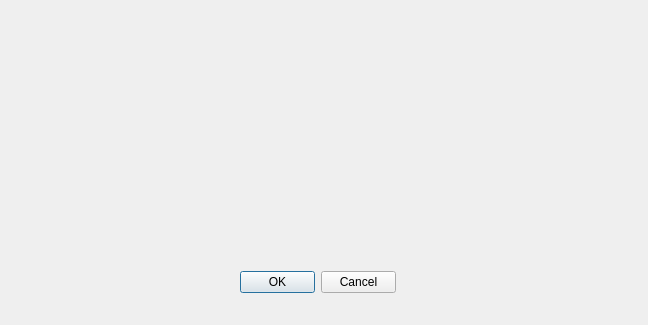
<?xml version="1.0" encoding="UTF-8"?>
<ui version="4.0">
 <class>Dialog</class>
 <widget class="QDialog" name="Dialog">
  <property name="geometry">
   <rect>
    <x>0</x>
    <y>0</y>
    <width>648</width>
    <height>325</height>
   </rect>
  </property>
  <property name="windowTitle">
   <string>Dialog</string>
  </property>
  <widget class="QDialogButtonBox" name="buttonBox">
   <property name="geometry">
    <rect>
     <x>240</x>
     <y>270</y>
     <width>156</width>
     <height>24</height>
    </rect>
   </property>
   <property name="standardButtons">
    <set>QDialogButtonBox::Cancel|QDialogButtonBox::Ok</set>
   </property>
  </widget>
 </widget>
 <resources/>
 <connections/>
</ui>
